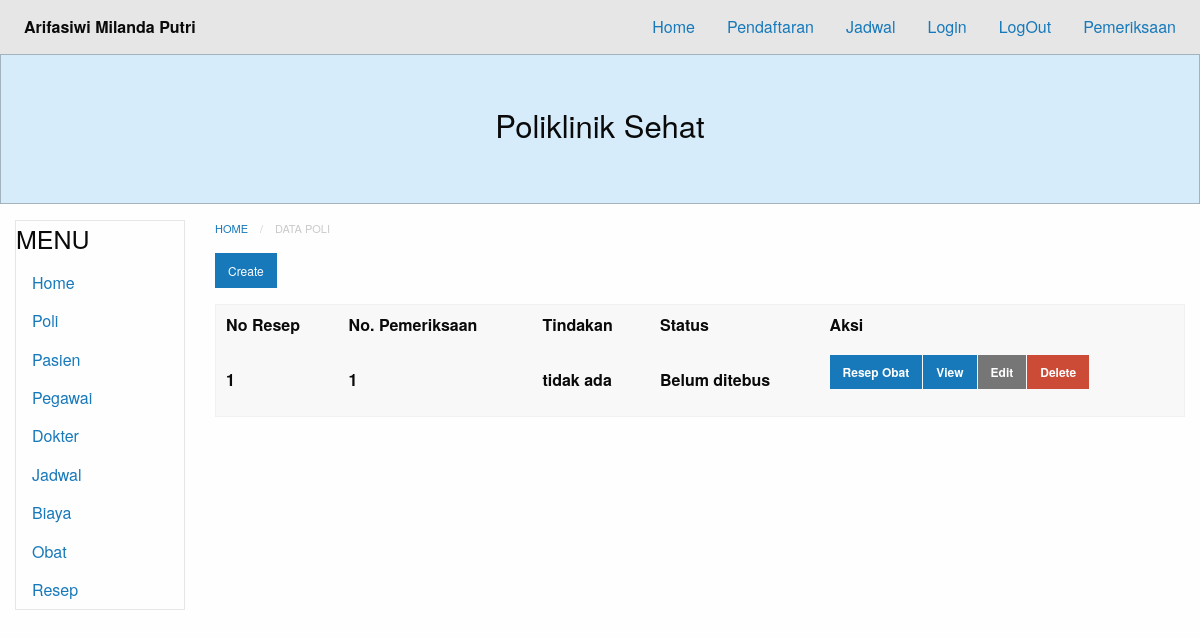
The page /?module=resep on the database its author committed.
### tables this page shows
CREATE TABLE `resep` (
  `id` int(11) NOT NULL,
  `nomor` varchar(255) NOT NULL,
  `pemeriksaan_id` int(11) NOT NULL,
  `status` tinyint(1) NOT NULL
);

CREATE TABLE `pemeriksaan` (
  `id` int(11) NOT NULL,
  `nomor` int(11) NOT NULL,
  `keluhan` varchar(255) NOT NULL,
  `diagnosa` varchar(255) NOT NULL,
  `perawatan` varchar(255) NOT NULL,
  `tindakan` varchar(255) NOT NULL,
  `berat_badan` varchar(255) NOT NULL,
  `tensi_diastolik` varchar(255) NOT NULL,
  `tensi_sistolik` varchar(255) NOT NULL,
  `pendaftaran_id` int(11) NOT NULL
);

### database.php (called while the page is built, shortened)
<?php
class Database {
	private $db_host = "localhost";
	private $db_user = "root";
	private $db_pass = "";
	private $db_name = "07_arifasiwimp_poliklinik";
	var $con = false;
    var $myconn = "";
	var $result = array();
    function __construct() {
        if(!$this->con){
            $this->myconn = new mysqli($this->db_host, $this->db_user, $this->db_pass, $this->db_name);
            if($this->myconn->connect_errno > 0){
                array_push($this->result, $this->myconn->connect_error);
                return false;
            }else{
                $this->myconn->set_charset('utf8');
                $this->con = true;
                return true;
            }
        } else {
            return true;
        }
    }
	public function select($table, $rows = '*', $join = null,$join2 = null,$join3 = null,$join4 = null, $join5 = null, $join6 = null, $where = null, $order = null, $limit = null){
		$q = 'SELECT '.$rows.' FROM '.$table;
		if($join != null){
			$q .= ' JOIN '.$join;
        }
        if($this->tableExists($table)){
        	$query = $this->myconn->query($q);
			if($query){
				$this->numResults = $query->num_rows;
				for($i = 0; $i < $this->numResults; $i++){
					$r = $query->fetch_array();
                	$key = array_keys($r);
                	for($x = 0; $x < count($key); $x++){
                    	if(!is_int($key[$x])){
                    		if($query->num_rows >= 1){
                    			$this->result[$i][$key[$x]] = $r[$key[$x]];
							}else{
								$this->result[$i][$key[$x]] = null;
							}
						}
					}
				}
				return true;
			}else{
				array_push($this->result, $this->myconn->error);
				return false;
			}
      	}else{
      		return false;
    	}
    }
	private function TableExists($table) {
    	$res = $this->myconn->query('SHOW TABLES LIKE "'.$table.'"');
    	if(isset($res->num_rows)) {
        	return $res->num_rows > 0 ? true : false;
    	} else {
    		array_push($this->result, $table." does not exist in this database");
    		return false;
    	}
	}
    public function getResult(){
        $val = $this->result;
        $this->result = array();
        return $val;
    }
}

### modules/resep/resep-index.php (the view)
<nav aria-label="You are here:" role="navigation">
  <ul class="breadcrumbs">
    <li><a href="?module=home">Home</a></li>
    <li class="disabled">Data Poli</li>
  </ul>
</nav>
<a href="?module=resep-create" class="small button">Create</a>
  <table>
      <thead>
          <tr>
		      <th>No Resep</th>
		      <th>No. Pemeriksaan</th>
		      <th>Tindakan</th>
		      <th>Status</th>
		      <th>Aksi</th>
	      </tr>
          <?php
    require_once("database.php");
    $db=new Database();
    $db->select('resep',
    'resep.id,
    resep.nomor,
    pemeriksaan.nomor as pemeriksaan,
    pemeriksaan.tindakan as tindakan,
    resep.status',
    'pemeriksaan ON resep.pemeriksaan_id = pemeriksaan.id'
);
    $res=$db->getResult();
    if(count($res) == 0){ ?>
            <tr>
                <td colspan="8">Data tidak tersedia.</td>
            </tr>
            <?php }else{
            foreach ($res as &$r){?>
          <tr>
              <td><?php echo $r['nomor'] ?></td>
              <td><?php echo $r['pemeriksaan'] ?></td>
              <td><?php echo $r['tindakan'] ?></td>
              <td><?php echo ($r['status'] == true  ? 'Sudah ditebus' : 'Belum ditebus')  ?></td>
              <td>
                  <div class="small button-group">
                      <a href="?module=resep-obat&id=<?php echo $r['id']; ?>" class=" button">Resep Obat</a>
                      <a href="?module=resep-show&id=<?php echo $r['id']; ?>" class=" button">View</a>
                      <a href="?module=resep-edit&id=<?php echo $r['id']; ?>" class="secondary button">Edit</a>
                      <a href="?module=resep-delete&id=<?php echo $r['id']; ?>"onClick='return confirm("Apakah yakin menghapus?")' class="alert button">Delete</a>
                  </div>
              </td>
          </tr>
<?php
                }
            }
            ?>
</table>

### rows shown on the page
resep: nomor "1", pemeriksaan.nomor "1", pemeriksaan.tindakan "tidak ada", status "Belum ditebus"
